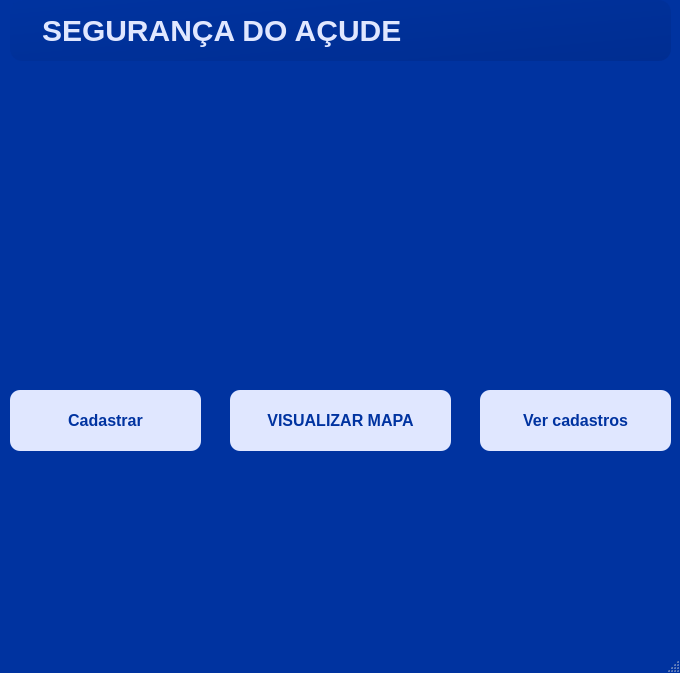
<?xml version="1.0" encoding="UTF-8"?>
<ui version="4.0">
 <class>MainWindow</class>
 <widget class="QMainWindow" name="MainWindow">
  <property name="geometry">
   <rect>
    <x>0</x>
    <y>0</y>
    <width>680</width>
    <height>673</height>
   </rect>
  </property>
  <property name="windowTitle">
   <string>MainWindow</string>
  </property>
  <property name="styleSheet">
   <string notr="true">QMainWindow{
	background: #0033A0;
}</string>
  </property>
  <widget class="QWidget" name="centralwidget">
   <widget class="QLabel" name="label">
    <property name="geometry">
     <rect>
      <x>10</x>
      <y>0</y>
      <width>661</width>
      <height>61</height>
     </rect>
    </property>
    <property name="styleSheet">
     <string notr="true">QLabel {
    color: #E0E7FF;
    font-size: 30px;
    font-weight: 700;
    font-family: &quot;Segoe UI&quot;, Tahoma, Geneva, Verdana, sans-serif;
    background: qlineargradient(x1:0, y1:0, x2:1, y2:1, stop:0 rgba(0, 51, 160, 0.3), stop:1 rgba(0, 31, 112, 0.3));
    padding: 14px 24px;
    border-radius: 12px;
    text-shadow: 1px 1px 4px rgba(0, 0, 0, 0.4);
    qproperty-alignment: 'AlignCenter';
}
</string>
    </property>
    <property name="text">
     <string>SEGURANÇA DO AÇUDE</string>
    </property>
   </widget>
   <widget class="QLabel" name="label_2">
    <property name="geometry">
     <rect>
      <x>0</x>
      <y>480</y>
      <width>681</width>
      <height>141</height>
     </rect>
    </property>
    <property name="styleSheet">
     <string notr="true">QLabel{
	background-image:url(:/Rodape/logo-ouro-branco (1).png);
}</string>
    </property>
    <property name="text">
     <string/>
    </property>
   </widget>
   <widget class="QPushButton" name="pushButton">
    <property name="geometry">
     <rect>
      <x>230</x>
      <y>390</y>
      <width>221</width>
      <height>61</height>
     </rect>
    </property>
    <property name="styleSheet">
     <string notr="true">QPushButton {
    background-color: #E0E7FF;
    color: #0033A0;
    font-size: 16px;
    font-weight: 600;
    font-family: &quot;Segoe UI&quot;, Tahoma, Geneva, Verdana, sans-serif;
    padding: 10px 22px;
    border: none;
    border-radius: 10px;
    box-shadow: 2px 2px 6px rgba(0, 0, 0, 0.3);
}
QPushButton:hover {
    background-color: #C7D2FE;
}
QPushButton:pressed {
    background-color: #A5B4FC;
}</string>
    </property>
    <property name="text">
     <string>VISUALIZAR MAPA</string>
    </property>
   </widget>
   <widget class="QPushButton" name="pushButton_3">
    <property name="geometry">
     <rect>
      <x>480</x>
      <y>390</y>
      <width>191</width>
      <height>61</height>
     </rect>
    </property>
    <property name="styleSheet">
     <string notr="true">QPushButton {
    background-color: #E0E7FF;
    color: #0033A0;
    font-size: 16px;
    font-weight: 600;
    font-family: &quot;Segoe UI&quot;, Tahoma, Geneva, Verdana, sans-serif;
    padding: 10px 22px;
    border: none;
    border-radius: 10px;
    box-shadow: 2px 2px 6px rgba(0, 0, 0, 0.3);
}
QPushButton:hover {
    background-color: #C7D2FE;
}
QPushButton:pressed {
    background-color: #A5B4FC;
}</string>
    </property>
    <property name="text">
     <string>Ver cadastros</string>
    </property>
   </widget>
   <widget class="QPushButton" name="pushButton_4">
    <property name="geometry">
     <rect>
      <x>10</x>
      <y>390</y>
      <width>191</width>
      <height>61</height>
     </rect>
    </property>
    <property name="styleSheet">
     <string notr="true">QPushButton {
    background-color: #E0E7FF;
    color: #0033A0;
    font-size: 16px;
    font-weight: 600;
    font-family: &quot;Segoe UI&quot;, Tahoma, Geneva, Verdana, sans-serif;
    padding: 10px 22px;
    border: none;
    border-radius: 10px;
    box-shadow: 2px 2px 6px rgba(0, 0, 0, 0.3);
}
QPushButton:hover {
    background-color: #C7D2FE;
}
QPushButton:pressed {
    background-color: #A5B4FC;
}</string>
    </property>
    <property name="text">
     <string>Cadastrar</string>
    </property>
   </widget>
  </widget>
  <widget class="QMenuBar" name="menubar">
   <property name="geometry">
    <rect>
     <x>0</x>
     <y>0</y>
     <width>680</width>
     <height>22</height>
    </rect>
   </property>
  </widget>
  <widget class="QStatusBar" name="statusbar"/>
 </widget>
 <resources>
  <include location="Imagens/prefeitura.qrc"/>
  <include location="Imagens/geotec.qrc"/>
  <include location="Imagens/maps.qrc"/>
  <include location="Imagens/prefeituraRodape.qrc"/>
 </resources>
 <connections/>
</ui>
